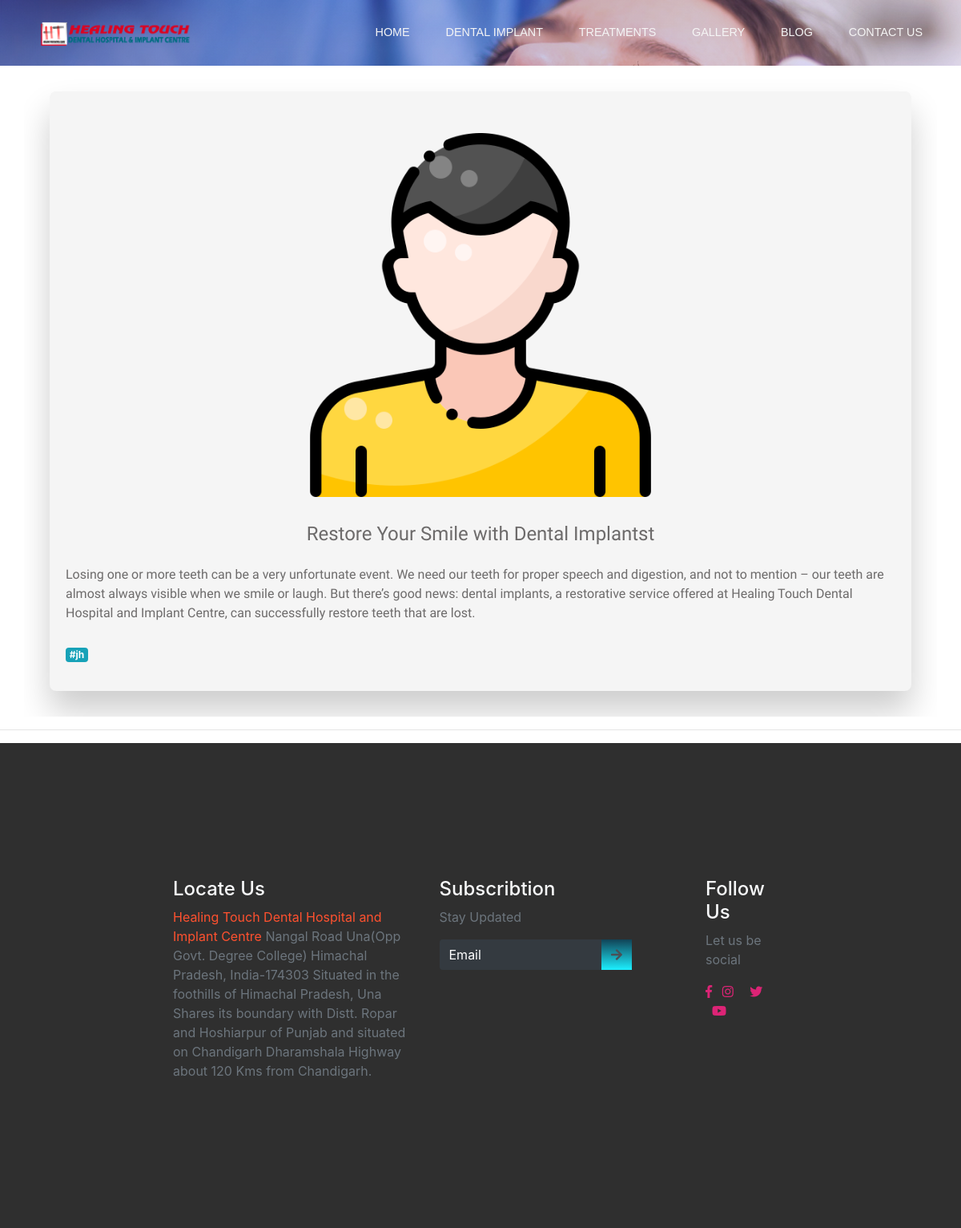
/blog/post/3/, run on the app's committed database.
### blog/models.py (models this page shows, shortened)
class Post(models.Model):
	title = models.CharField(max_length=100)
	title_image = models.ImageField(upload_to='blog/', null=True, blank=True)
	content = models.TextField()
	date_posted = models.DateTimeField(default=timezone.now)
	tags = TaggableManager()

### blog/views.py (the view)
# urls.py: path('post/<int:pk>/', views.post_detail, name='post-detail'),
def post_detail(request, pk):
    object = get_object_or_404(Post, pk=pk)
    comments = object.comments.filter(Parent__isnull=True)
    if request.method == 'POST':
        comment_form = CommentForm(data=request.POST)
        if comment_form.is_valid():
            Parent_obj = None
            try:
                Parent_id = int(request.POST.get('Parent_id'))
            except:
                Parent_id = None
            if Parent_id:
                Parent_obj = Comment.objects.get(id=Parent_id)
                if Parent_obj:
                    reply_comment = comment_form.save(commit=False)
                    reply_comment.Parent = Parent_obj
            new_comment = comment_form.save(commit=False)
            new_comment.post = object
            new_comment.author = request.user
            new_comment.save()
            return redirect('blog:post-detail', object.id)
    else:
        comment_form = CommentForm()
    return render(request, 'blog/post_detail.html', {'object': object, 'comments': comments, 'comment_form': comment_form})

### blog/forms.py
class CommentForm(forms.ModelForm):
	class Meta:
		model = Comment
		fields = ('body',)
	body = forms.CharField(label="", max_length=100, widget=forms.TextInput(attrs={'class':'form-control', 'placeholder':'Comment'}))

### blog/templates/blog/post_detail.html (shortened to what this page needs)
{% extends "blog/base2.html" %}
{% block content %}
  <section class="container">
          <div class="row">
            <div class="leftcolumn">
              <div class="card-blog">
                <img src="{{ object.title_image.url }}" alt="" id="blog-img">
                <h4 class="blog-heading">{{ object.title }}
</h4>
<div>
<p class="blog-text"> {{ object.content|safe }}</p>
  {% for tag in object.tags.all %}
        <p class="mr-1 badge badge-info">#{{ tag }}</p>
      {% endfor %}
    </div>
</div>
</div>
</div>
</section>
<hr>
{% endblock content %}

### blog/templates/blog/base2.html (shortened to what this page needs)
{% load static %}
<!DOCTYPE html>
<html lang="en">
<head>
  <link rel="stylesheet" href="https://stackpath.bootstrapcdn.com/bootstrap/4.3.1/css/bootstrap.min.css"
 />
  <link rel="stylesheet" href="https://use.fontawesome.com/releases/v5.7.2/css/all.css"
>
  <link rel="stylesheet" href="{% static 'core/Style.css' %}" />
  <link rel="stylesheet" href="{% static 'core/mobile-style.css' %}">
    {% load static %}
</head>
<body>
  <header>
    <div class="container-fluid p-0">
      <nav class="navbar navbar-expand-lg">
        <a class="navbar-brand" href="{% url 'core:home' %}">
          <img src="{% static 'assets/htLogo.png' %}" alt="" class="logo" /></a>
        <div class="collapse navbar-collapse" id="navbarNav">
          <ul class="navbar-nav">
            <li class="nav-item active">
              <a class="nav-link" href="{% url 'core:home' %}">HOME
              </a>
            </li>
            <li class="nav-item">
              <a class="nav-link" href="{% url 'core:dental-implant' %}">DENTAL IMPLANT</a>
            </li>
            <li class="nav-item">
              <a class="nav-link" href="{% url 'core:treatments' %}">TREATMENTS</a>
            </li>
            <li class="nav-item dropdown">
              <div class="dropdown">
                <a href="{% url 'core:gallery' %}" class="nav-link">GALLERY</a>
              </div>
            </li>
            <li class="nav-item">
              <a class="nav-link" href="{% url 'blog:home' %}">BLOG</a>
            </li>
            <li class="nav-item">
              <a class="nav-link" href="#">CONTACT US</a>
            </li>
          </ul>
        </div>
      </nav>
    </div>
  </header>
{% block content %}
{% endblock content %}
  <footer>
    <div class="container-fluid p-0">
      <div class="row text-left">
        <div class="col-md-5 col-sm-5">
          <h4 class="text-light">Locate Us</h4>
          <p class="text-muted"><span>Healing Touch Dental Hospital and Implant Centre</span>
             Nangal Road Una(Opp Govt. Degree College) Himachal Pradesh,
             India-174303 Situated in the foothills of Himachal Pradesh, Una Shares its boundary with Distt.
            Ropar and Hoshiarpur of Punjab and situated on Chandigarh Dharamshala Highway about 120 Kms from Chandigarh.</p>
        </div>
        <div class="col-md-5 col-sm-12">
          <h4 class="text-light">Subscribtion</h4>
          <p class="text-muted">Stay Updated</p>
          <form class="form-inline">
            <div class="col pl-0">
              <div class="input-group pr-5">
                <input type="text" class="form-control bg-dark text-white" id="inlineFormInputGroupUsername2" placeholder="Email">
                <div class="input-group-prepend">
                  <div class="input-group-text">
                    <i class="fas fa-arrow-right"></i>
                  </div>
                </div>
              </div>
            </div>
          </form>
        </div>
        <div class="col-md-2 col-sm-12">
          <h4 class="text-light">Follow Us</h4>
          <p class="text-muted">Let us be social</p>
          <div class="column text-light">
            <i class="fab fa-facebook-f"></i>
            <i class="fab fa-instagram"></i>
            <i class="fab fa-twitter"></i>
            <i class="fab fa-youtube"></i>
          </div>
        </div>
      </div>
    </div>
  </footer>
</body>
</html>

### core/static/core/Style.css (style rules this page uses)
* { box-sizing: border-box; }
header, section { overflow-x: hidden; }
:root { --Sniglet-font: "Sniglet", cursive; --Rubik: "Rubik", cursive; --Patua: "Patua One", cursive; --Lobster: "lobster", cursive; --light-black: #2e2c2caf; --bggradient: linear-gradient(to bottom, #114357, #1cefff); --light-gray: rgba(255, 255, 255, 0.877); --Crimson: "Crimson Text", serif; --Condens: "Open Sans Condens ed", sans-serif; --Muli: "Muli", sans-serif; --Varela: "Varela", sans-serif; }
header a { font-family: var(--Condens); font-size: 0.9em; color: whitesmoke; }
.logo { height: 2rem; }
header .nav-item:last-child { padding-right: 10.5em; }
header .nav-item { padding: 0.9em; }
header .navbar-brand { padding-left: 8rem; }
header { background: linear-gradient(123deg, rgba(49,24,131,0.4) 0%, rgba(110, 89, 216, 0.2)100%), url("https://i.ibb.co/zSGVZ2t/dental-health-care-website-header.jpg") no-repeat; background-size:cover; }
footer { background: rgba(0, 0, 0, 0.815); overflow-x: hidden; padding: 14vmin 18vmin; }
footer p > span { color: #ff512f; }
footer input { border: none !important; }
footer input::placeholder { color: white !important; }
footer .input-group .input-group-text { background: var(--bggradient); border: none; }
footer .column i { color: #dd2476; }
footer .column i + i { padding: 0 0.5em; }
#blog-img { display: block; width: 50%; padding: 2rem; margin-left: auto; margin-right:auto ; }
.card-blog { background-color: whitesmoke; padding: 20px; margin: 2rem !important; border-radius: .5rem; box-shadow: 0px 25px 42px rgba(0, 0, 0, 0.2); display: block; }
.row:after { content: ""; display: table; clear: both; }
.blog-heading { font-family: var(--Muli); padding-bottom: 1rem; color: var(--light-black); text-align: center; }
.blog-text { font-family: var(--Varela); padding-bottom: 10px; color: var(--light-black); }

### core/static/core/mobile-style.css (style rules this page uses)
@media only screen and (min-width:995px) and ( max-width:1250px) { header .nav-item { padding: 0.9em; } }
@media only screen and (min-width:995px) and ( max-width:1250px) { header .navbar-brand { padding-left: 2rem; } }
@media only screen and (min-width:995px) and ( max-width:1250px) { header .nav-item:last-child { padding-right: 1.5em; } }

### data on the page
Post: title_image (picture), title "Restore Your Smile with Dental Implantst", content "Losing one or more teeth can be a very unfortunate event. We need our teeth for proper speech and digestion, and not to mention – our teeth are almost always visible when we smile or laugh. But there’s good news: dental implants, a restorative service offered at Healing Touch Dental Hospital and Implant Centre, can successfully restore teeth that are lost."
Tag: name "jh"
